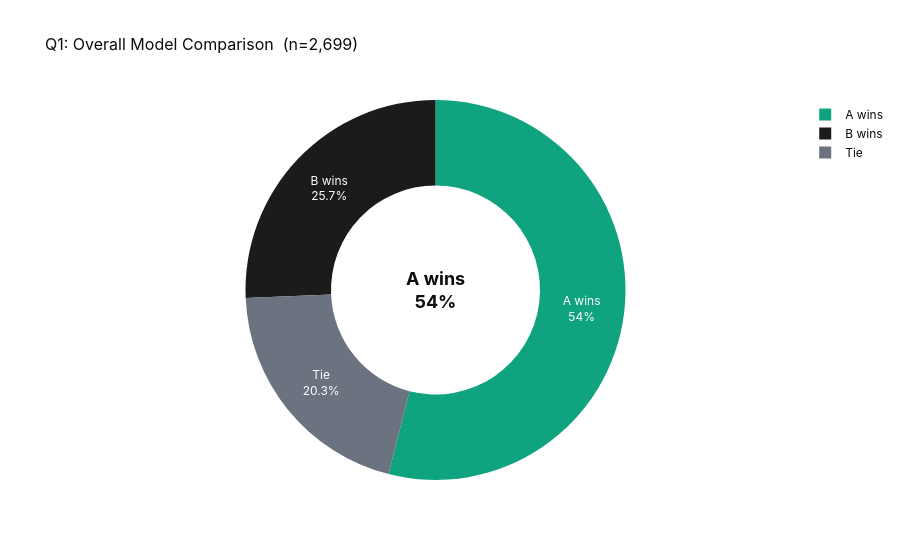

Notebook code for this chart:
### Code cell
# Donut chart — overall verdict
labels = ["A wins", "Tie", "B wins"]
values = [df["a_wins"].sum(), df["tie"].sum(), df["b_wins"].sum()]
colors = [COLOR_A, COLOR_TIE, COLOR_B]

fig = go.Figure(go.Pie(
    labels=labels, values=values, hole=0.55,
    marker_colors=colors,
    textinfo="label+percent",
    hovertemplate="%{label}: %{value} tasks (%{percent})<extra></extra>",
))
fig.update_layout(
    template=PLOTLY_TEMPLATE,
    title=f"Q1: Overall Model Comparison  (n={n:,})",
    annotations=[dict(text=f"<b>A wins<br>{a_rate:.0%}</b>", x=0.5, y=0.5,
                      font_size=18, showarrow=False)],
)
fig.show()

### Figure 1 — Plotly figure (JSON) as saved in the notebook; plotly's stock layout.template omitted (floating-point values rounded to 4 significant figures)
{"data": [{"hole": 0.55, "hovertemplate": "%{label}: %{value} tasks (%{percent})<extra></extra>", "labels": ["A wins", "Tie", "B wins"], "marker": {"colors": ["#10A37F", "#6B7280", "#1B1B1B"]}, "textinfo": "label+percent", "type": "pie", "values": [1457, 549, 693]}], "layout": {"annotations": [{"font": {"size": 18}, "showarrow": false, "text": "<b>A wins<br>54%</b>", "x": 0.5, "y": 0.5}], "title": {"text": "Q1: Overall Model Comparison  (n=2,699)"}}}
